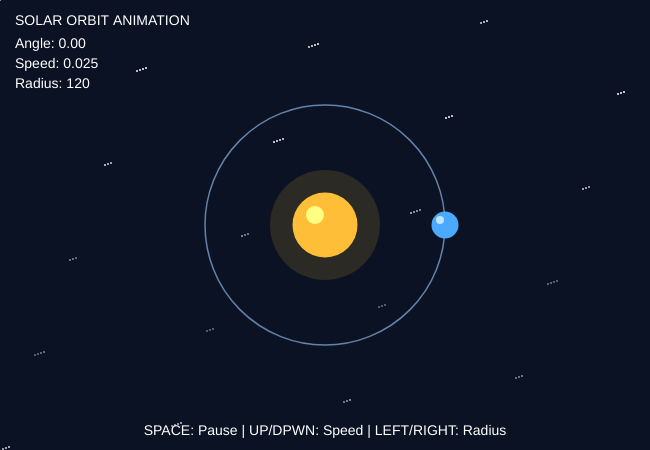
Frame 1 (no input)
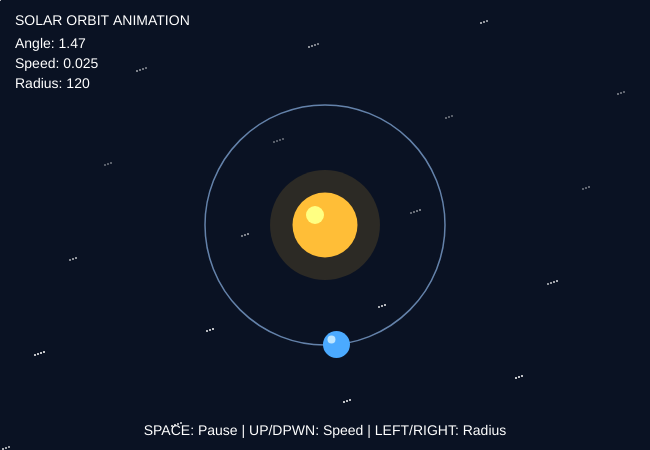
Frame 60 (no input)
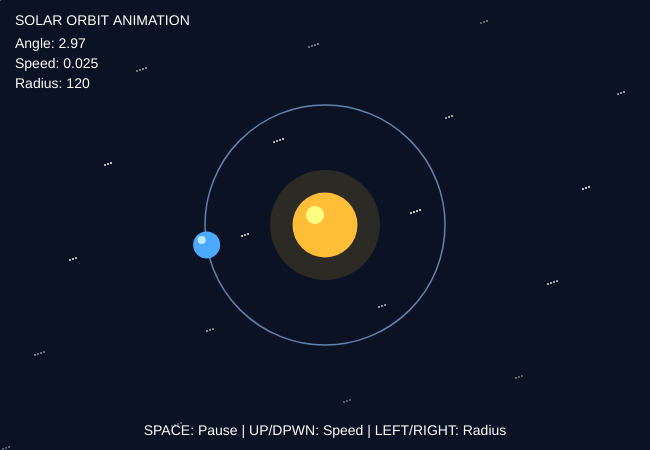
Frame 120 (the mouse pressed at the canvas centre since frame 60)

The p5.js sketch that drew these frames (run headless with seeded random() and noise() and a simulated clock; from frame 60 on, the mouse is pressed at the canvas centre):

// p5.js sketch
// ── sketch.js
let angle = 0;
let orbitSpeed = 0.025;
let orbitRadius = 120;
let isPaused = false;

function setup() {
  createCanvas(650, 450);
}

function draw() {
  background(10, 18, 35);

  noStroke();
  for (let i = 0; i< 65; i++){
    let starX = (i * 137) % width;
    let starY = (i * 71) % height;
    fill(255, 180 + sin(frameCount * 0.04 + i) * 75);
      circle(starX, starY, 2);
  }
  
  let centerX = width / 2;
  let centerY = height / 2;

  noFill();
  stroke(100, 130, 170);
  strokeWeight(1.5);
  circle(centerX, centerY, orbitRadius * 2);

  let planetX = centerX + cos(angle) * orbitRadius;
  let planetY = centerY + sin(angle) * orbitRadius;

  noStroke();
  fill(255, 190, 55, 35);
  circle(centerX, centerY, 110);
  fill(255, 190, 55);
  circle(centerX, centerY, 65);
  fill(255, 255, 130);
  circle(centerX - 10, centerY - 10, 18);

  fill(75, 170, 255);
  circle(planetX, planetY, 27);
  fill(190, 230, 255);
  circle(planetX - 5, planetY - 5, 8);

  fill(255);
  textAlign(LEFT);
  textSize(14);
  text("SOLAR ORBIT ANIMATION", 15, 25);
  text("Angle: " + nf(angle, 1, 2), 15, 48);
  text("Speed: " + orbitSpeed, 15, 68);
  text("Radius: " + orbitRadius, 15, 88);

  textAlign(CENTER);
  textSize(14);
  text(
    "SPACE: Pause | UP/DPWN: Speed | LEFT/RIGHT: Radius",
    width / 2,
    height - 15
  );

  if (!isPaused) {
    angle += orbitSpeed;

    if (angle >= TWO_PI){
      angle -= TWO_PI;
    }
  }

  if (isPaused){
    textAlign(CENTER);
    textSize(22);
    fill(255);
    text("PAUSED", width / 2, 120);
  }
}

function keyPressed() {

  if (key === " ") {
    isPaused = !isPaused;
  }

  if (keyCode === UP_ARROW) {
    OrbitSpeed = min(0.12, orbitSpeed + 0.005);
  }

  if (keyCode === DOWN_ARROW) {
    OrbitSpeed = max(0.005, orbitSpeed - 0.005);
  }

  if (keyCode === RIGHT_ARROW) {
    OrbitRadius = mmin(170, orbitRadius + 10);
  }

  if (keyCode === LEFT_ARROW) {
    OrbitRadius = max(60, orbitRadius - 10);
  }

  return false;
}
